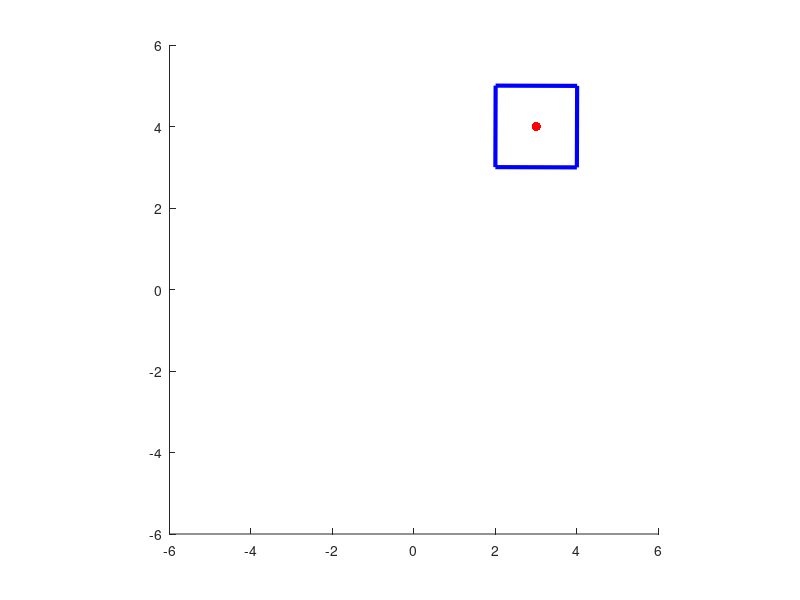

This figure's MATLAB source:
close all;
clear all;

% A 2D pologyon: square of 2 by 2 units.
p = [-1 1 1 -1 -1 ; -1 -1 1 1 -1];

% Points in p are to be in homogeneous coordinates.
p(3,:) = 1;

% Set up axes for plotting our animation.
figure;
hold on;
axis equal;

% The square should rotate about this point.
point = [3; 4]; % change this point

for theta = 0:0.01:2 * pi

    % Set up matrix R to be a rotation transformation
    % (anticlockwise about origin by angle theta).
    R = [cos(theta) -sin(theta) point(1); sin(theta) cos(theta) point(2); 0 0 1];

    % Perform the transform R.
    pprime = R * p;
    
    % Divide by homogeneous coordinate.
    pprime(1,:) = pprime(1,:) ./ pprime(3,:);
    pprime(2,:) = pprime(2,:) ./ pprime(3,:);
    
    % Plot polygon in pprime in blue, point in red.
    cla; % clear axes
       
    
    plot(pprime(1,:), pprime(2,:), 'b', 'LineWidth', 3);
    
    %translate(pprime,[1 2 0]);
    
    plot(point(1), point(2), 'r.', 'MarkerSize', 20);
    
    axis([-6 6 -6 6]);
    drawnow;

end
